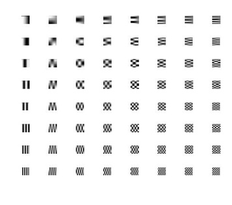
%> input picture Day-5/dct.jpg (cropped and resized to the size of MATLAB's example picture, made grey), 232 x 205 px, given in place of tire.tif, which was not available
$ octave dct.m   (GNU Octave 9; MATLAB toolbox functions it lacks are replaced by stand-ins)
%> lines starting %> are read from the running program, lines starting %| are printed output that depends on the picture; pictures that were not available may be replaced by others from this repository, and a replacement may not be noted
clc;
close all;
clear all;
sz=input('basis size:');
%> the answer given: 3
A=zeros(sz);
[row,col]=size(A);
mul=sqrt(1/sz);
for n=1:sz
    for k=1:sz
        A(n,k)=mul*cos(pi*(2*n-1)*(k-1)/(2*sz));
        if(n~=1)A(n,k)=A(n,k)*sqrt(2);
        end
    end
end
B=cell(sz);
for n=1:sz
    for k=1:sz
        B{n,k}=(A(:,n))*(A(k,:));
    end
end
counter=1;
for n=1:row
    for k=1:col
        subplot(row,col,counter);
        imshow(B{k,n},[]);
        counter=counter+1;
    end
end
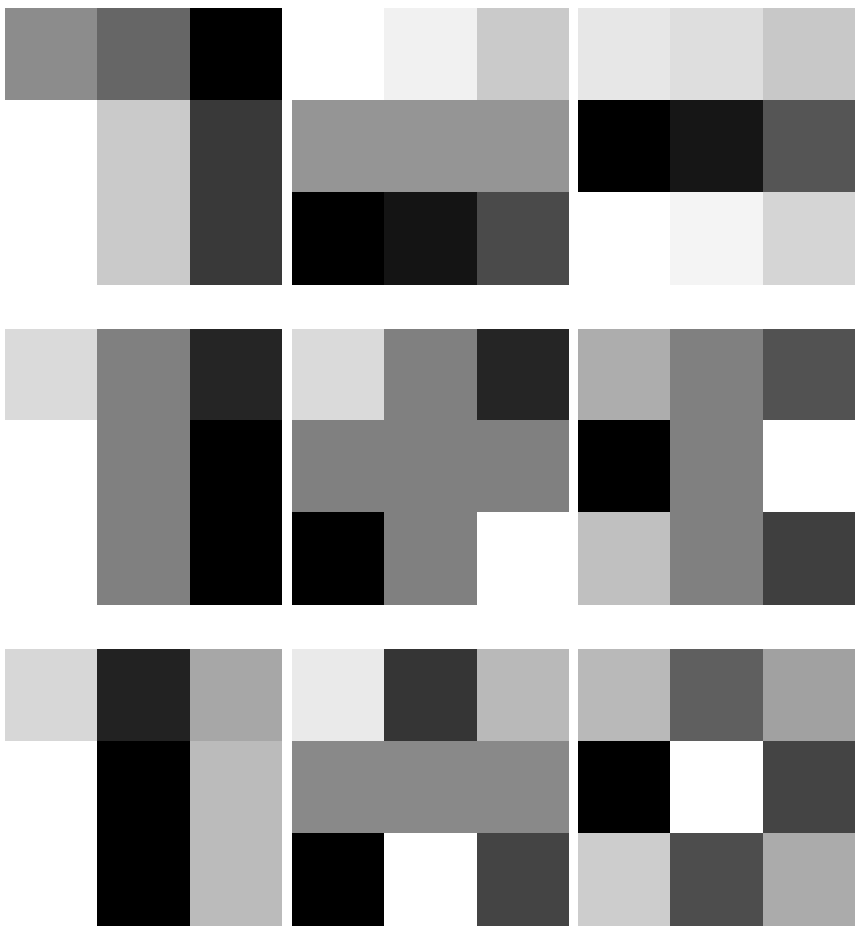
%> figure redrawn from the program's plot data, 9 panels
C=cell2mat(B);
figure,imshow(C,[]);
img=imread('tire.tif');
%> img is the input picture: size 205x232 uint8; min 0, max 255, mean 243.1


%%%%%%%%%%%%%%%%%%%%%%%%%%%%%%%
fourier spectrun
%> (this line was passed over: fourier is not available in this run)


clc;
close all;
clear all;
I =imread('tire.tif');
figure,
subplot(2,2,1);
imshow(I);
F=fft2(double(I));
subplot(2,2,2);
imshow(F);
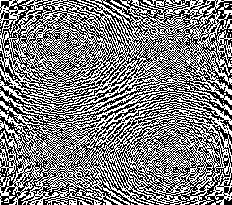
%> displayed picture: size 205x232, on the screen's scale of 0 to 255; min 0, max 255, mean 127.5
S=fftshift(F);
subplot(2,2,3);
imshow(S);
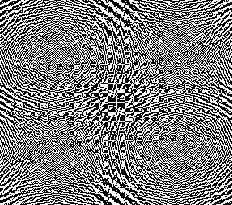
%> displayed picture: size 205x232, on the screen's scale of 0 to 255; min 0, max 255, mean 127.5; mean of the top-left, top-right, bottom-left and bottom-right quarters 127.2, 127.6, 127.6, 127.4
L=log2(S);
A=abs(L);
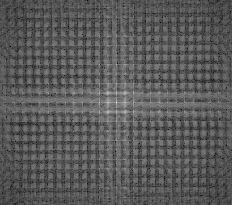
%> A: size 205x232 double; min 4.46, max 23.46, mean 11.1; drawn with min black and max white
subplot(2,2,4);
imagesc(A);
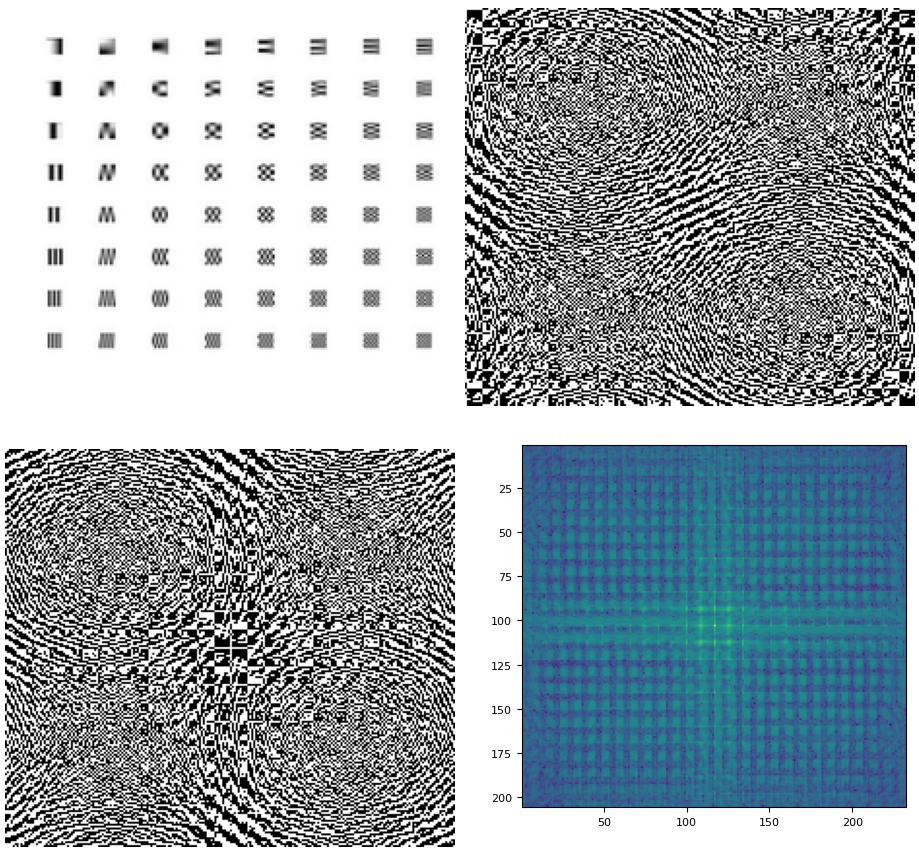
%> figure redrawn from the program's plot data, 4 panels
